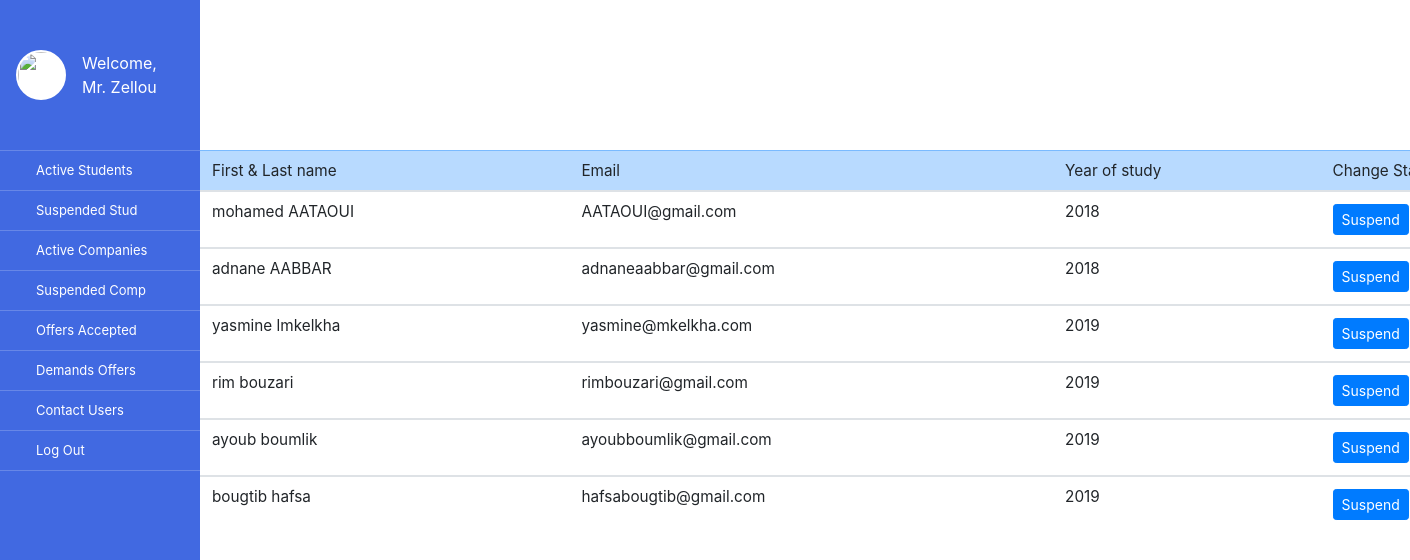
/Ad_Students_Active/index.php, run on the app's committed database.
### tables this page shows
CREATE TABLE IF NOT EXISTS `etudiant` (
  `et_id` int(9) NOT NULL AUTO_INCREMENT,
  `et_nom` varchar(20) DEFAULT NULL,
  `et_prenom` varchar(20) DEFAULT NULL,
  `et_email` varchar(30) DEFAULT NULL,
  `et_mdp` varchar(15) DEFAULT NULL,
  `et_annee` varchar(4) DEFAULT NULL,
  `et_naissance` varchar(20) DEFAULT NULL,
  `et_tele` int(11) DEFAULT NULL,
  `et_status` int(11) NOT NULL DEFAULT 0,
  `et_cne` int(10) DEFAULT NULL,
  `et_link` varchar(30) DEFAULT NULL,
  `et_cv` varchar(50) DEFAULT NULL,
  PRIMARY KEY (`et_id`)
);

### Ad_Students_Active/index.php (the view, shortened to what this page needs)
<?php
    $host = 'localhost';
    $dbname = 'pfa';
    $username = 'root';
    $password = '';
            try {
                $conn = new PDO("mysql:host=$host;dbname=$dbname", $username, $password);
               $query = "SELECT et_id, et_nom, et_prenom,et_email, et_annee FROM etudiant where et_status = 1";
                $sqlselect = "SELECT count(*) from etudiant";
                $contacts = $conn -> query($query);
            }
            catch (PDOException $e) {
              die("Impossible de se connecter à la base de données $dbname :" );
            }
?>
<!DOCTYPE html>
<html lang="en">
  <head>
    <link rel="stylesheet" href="https://stackpath.bootstrapcdn.com/bootstrap/4.4.1/css/bootstrap.min.css">
    <link rel="stylesheet" href="Stylesheet/master.css">
  </head>
  <body>
    <div class="top-container">
      <div class="sideArea">
        <div class="avatar">
            <img src="https://encrypted-tbn0.gstatic.com/images?q=tbn:ANd9GcSCNOdyoIXDDBztO_GC8MFLmG_p6lZ2lTDh1ZnxSDawl1TZY_Zw" alt="">
            <div class="avatarName">Welcome,<br> Mr. Zellou</div>
        </div>
        <ul class="sideMenu">
            <li><a href="http://yas/Ad_Students_Active/"><span class="fa fa-money"></span>Active Students</a></li>
            <li><a href="http://yas/Ad_Students_Suspended/"><span class="fa fa-money"></span>Suspended Stud</a></li>
            <li><a href="http://yas/Ad_Company_Active/"><span class="fa fa-money"></span>Active Companies</a></li>
            <li><a href="http://yas/Ad_Company_Suspended/"><span class="fa fa-money"></span>Suspended Comp</a></li>
            <li><a href="http://yas/Ad_offers/"><span class="fa fa-money"></span>Offers Accepted</a></li>
            <li><a href="http://yas/Ad_demands/"><span class="fa fa-user-o"></span>Demands Offers</a></li>
            <li><a href="http://yas/Admin_Contact/"><span class="fa fa-envelope-o"></span>Contact Users</a></li>
            <li><a href="log_out.php"><span class="fa fa-envelope-o"></span>Log Out</a></li>
        </ul>
      </div>
    </div>
    <div class="table-responsive-md">
        <table class="table table-hover bot-container">
            <thead>
                <tr class="table-primary">
                    <th scope="col">First & Last name</th>
                    <th scope="col">Email</th>
                    <th scope="col">Year of study</th>
                    <th scope="col">Change Status</th>
                </tr>
            </thead>
            <?php
                $res = $conn -> query($sqlselect);
                if ($res -> fetchColumn()>0){
                    foreach ($contacts as $row){
            ?>
            <tbody>
                <tr>
                    <td><?php  echo $row['et_prenom']?> <?php  echo "  "?><?php  echo $row['et_nom']?></td>
                    <td><?php  echo $row['et_email']?></td>
                    <td><?php  echo $row['et_annee']?></td>
                    <td>
                        <a href="editstatus.php?update=<?php echo $row['et_id']; ?>" class="btn btn-primary btn-sm"> Suspend </a>
                    </td>
                </tr>
            </tbody>
            <?php
                }
         }
    ?>
        </table>
    </div>
  </body>
</html>

### Ad_Company_Active/Stylesheet/master.css (style rules this page uses)
h1, h2, h3, h4, h5, h6, p, dt, dd, th, td, li, a { line-height: 1; font-weight: normal; }
body, h1, h2, h3, h4, h5, h6, p, dl, dt, dd, table, tr, thead, tbody, th, td, ul, li, a { margin: 0; padding: 0; }
ul { list-style: none; }
a, a:hover, a:focus, a:visited { display: inline-block; text-decoration: none; }
a { color: inherit; font-size: inherit; font-weight: inherit; line-height: inherit; }
img { display: inline-block; max-width: 100%; }
.avatar { margin: 50px 1em; position: relative; display: table; }
.avatar img { display: table-cell; width: 50px; height: 50px; border-radius: 50%; background: #fff; border: 2px solid #fff; overflow: hidden; }
.avatarName { display: table-cell; vertical-align: middle; padding-left: 1em; color: #fff; line-height: 1.5; }
.sideArea { width: 200px; min-width: 200px; background-color: royalblue; position: fixed; top: 0; bottom: 0; left: 0; transition: 0.5s; }
.sideArea li>a { display: block; color: #fff; padding: 1em; border-bottom: 1px solid rgba(255,255,255,0.2); }
.sideMenu { border-top: 1px solid rgba(255,255,255,0.2); font-size: small; }
.bot-container { margin-left: 200px; margin-top: 150px; font-size: 15.3px; }

### data on the page
etudiant: et_prenom "mohamed", et_nom "AATAOUI", et_email "AATAOUI@gmail.com", et_annee "2018"
etudiant: et_prenom "adnane", et_nom "AABBAR", et_email "adnaneaabbar@gmail.com", et_annee "2018"
etudiant: et_prenom "yasmine", et_nom "lmkelkha", et_email "yasmine@mkelkha.com", et_annee "2019"
etudiant: et_prenom "rim", et_nom "bouzari", et_email "rimbouzari@gmail.com", et_annee "2019"
etudiant: et_prenom "ayoub", et_nom "boumlik", et_email "ayoubboumlik@gmail.com", et_annee "2019"
etudiant: et_prenom "bougtib", et_nom "hafsa", et_email "hafsabougtib@gmail.com", et_annee "2019"
